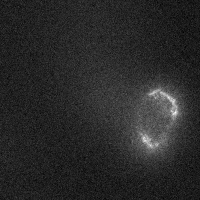
%> input picture test-data/image-stacks/tiff/xyz_chan1.tif, 200 x 200 px
$ octave --eval "result = farmReadProbabilityTiff('../../../../../test-data/image-stacks/tiff/xyz_chan1.tif');"   (GNU Octave 9; MATLAB toolbox functions it lacks are replaced by stand-ins)
%> lines starting %> are read from the running program, lines starting %| are printed output that depends on the picture
### APIs/ImageStackIO/src/imagestackio/farmReadTiff.m
function image = farmReadTiff(filePath, options)
%FARMREADTIFF Read a TIFF file and normalize it to [Y X Z C T] array order.
% Inputs:
%   filePath        Full input or output file path, including filename.
%   options         Optional scalar struct with the fields:
%                   SourceAxes = character vector or string scalar;
%                   Spacing = positive numeric three-element vector;
%                   SpacingUnit = character vector or string scalar;
% Outputs:
%   image           Image struct containing normalized Data, YXZCT axes and source metadata.

if nargin < 2 || isempty(options)
    options = struct();
end
if ~isstruct(options) || ~isscalar(options)
    error('imagestackio:InvalidOptions', ...
          'OPTIONS must be a scalar struct.');
end
filePath = localTextScalar(filePath, 'filePath');

fileInfo = imfinfo(filePath);
if isempty(fileInfo)
    error('imagestackio:EmptyTiff', 'The TIFF file has no readable pages.');
end
description = '';
if isfield(fileInfo(1), 'ImageDescription')
    description = fileInfo(1).ImageDescription;
end
imageJ = farmParseImageJDescription(description);
[spacing, spacingUnit, spacingSource] = farmResolveTiffSpacing( ...
                                                               options, fileInfo(1), imageJ);
metadataAxes = farmParseTiffAxisOrder(description);

[firstPage, colorMap] = imread(filePath, 1);
%> firstPage is the input picture: size 200x200 uint16; min 236, max 777, mean 325.2
%> colorMap = []
firstPageSize = size(firstPage);
%> firstPageSize = [200 200]
if numel(firstPageSize) > 3
    error('imagestackio:UnsupportedTiffPage', ...
          'TIFF pages must be two-dimensional grayscale or color images.');
end

numPages = numel(fileInfo);
if numPages == 1
    rawData = firstPage;
    if ndims(rawData) == 3
        inferredAxes = 'YXC';
    else
        inferredAxes = 'YX';
    end
else
    if ndims(firstPage) == 3
        rawData = zeros([firstPageSize numPages], 'like', firstPage);
        rawData(:, :, :, 1) = firstPage;
        for pageIndex = 2:numPages
            page = imread(filePath, pageIndex);
            if ~isequal(size(page), firstPageSize)
                error('imagestackio:InconsistentTiffPages', ...
                      'All TIFF pages must have the same dimensions.');
            end
            rawData(:, :, :, pageIndex) = page;
        end
        inferredAxes = '';
    else
        rawData = zeros([firstPageSize(1:2) numPages], 'like', firstPage);
        rawData(:, :, 1) = firstPage;
        for pageIndex = 2:numPages
            page = imread(filePath, pageIndex);
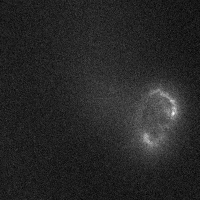
%> page: size 200x200 uint16; min 233, max 829, mean 325.1; drawn with min black and max white
            if ~isequal(size(page), firstPageSize(1:2))
                error('imagestackio:InconsistentTiffPages', ...
                      'All TIFF pages must have the same dimensions.');
            end
            rawData(:, :, pageIndex) = page;
        end
        inferredAxes = '';
%> inferredAxes = ''
    end
end

if isfield(options, 'SourceAxes') && ~isempty(options.SourceAxes)
    sourceAxes = localValidateAxes(options.SourceAxes);
    axisSource = 'options.SourceAxes';
    if ~isempty(metadataAxes) && ~strcmp(sourceAxes, metadataAxes)
        warning('imagestackio:SourceAxesOverridesMetadata', ...
                ['OPTIONS.SourceAxes (%s) differs from the TIFF ' ...
                 'MATLAB_AXIS_ORDER metadata (%s); using the explicit option.'], ...
                sourceAxes, metadataAxes);
    elseif imageJ.IsHyperstack
        warning('imagestackio:SourceAxesOverridesMetadata', ...
                ['OPTIONS.SourceAxes overrides the ImageJ hyperstack ' ...
                 'channel/slice/frame metadata.']);
    end
    [data, sourceDimensions] = farmNormalizeAxes(rawData, sourceAxes);
elseif imageJ.IsHyperstack
    if ndims(firstPage) ~= 2
        error('imagestackio:UnsupportedImageJColorPages', ...
              'ImageJ hyperstack pages must be grayscale for axis reconstruction.');
    end
    if imageJ.Channels * imageJ.Slices * imageJ.Frames ~= numPages
        error('imagestackio:ImageJPageCountMismatch', ...
              'ImageJ channel, slice, and frame counts do not match TIFF pages.');
    end
    sourceAxes = 'YXZCT';
    axisSource = 'ImageJ hyperstack metadata';
    sourceDimensions = [firstPageSize(1:2), imageJ.Slices, ...
                        imageJ.Channels, imageJ.Frames];
    pages = reshape(rawData, [firstPageSize(1:2) numPages]);
    pages = reshape(pages, [firstPageSize(1:2), imageJ.Channels, ...
                            imageJ.Slices, imageJ.Frames]);
    data = permute(pages, [1 2 4 3 5]);
    data = reshape(data, [firstPageSize(1:2), imageJ.Slices, ...
                          imageJ.Channels, imageJ.Frames]);
elseif ~isempty(metadataAxes)
    sourceAxes = metadataAxes;
    axisSource = 'TIFF MATLAB_AXIS_ORDER metadata';
    [data, sourceDimensions] = farmNormalizeAxes(rawData, sourceAxes);
elseif ~isempty(inferredAxes)
    sourceAxes = inferredAxes;
    axisSource = 'single-page TIFF layout';
    [data, sourceDimensions] = farmNormalizeAxes(rawData, sourceAxes);
elseif ndims(firstPage) == 2
    sourceAxes = 'YXZ';
    axisSource = 'default YXZ page stack';
    [data, sourceDimensions] = farmNormalizeAxes(rawData, sourceAxes);
else
    error('imagestackio:SourceAxesRequired', ...
          ['This color TIFF has multiple pages but no recognized axis metadata. ' ...
           'Set OPTIONS.SourceAxes explicitly, for example "YXCZ".']);
end

image = struct();
image.Data = data;
image.Axes = 'YXZCT';
image.SourceAxes = sourceAxes;
image.SourceAxesSource = axisSource;
image.SourceDimensions = sourceDimensions;
image.FilePath = filePath;
image.DatasetPath = '';
image.DatasetInfo = fileInfo;
image.Spacing = spacing;
image.SpacingUnit = spacingUnit;
image.SpacingSource = spacingSource;
image.Colormap = colorMap;
image.ImageJ = imageJ;
image.PageCount = numPages;
end

function value = localTextScalar(value, argumentName)
% Internal helper.
if isstring(value) && isscalar(value)
    value = char(value);
elseif ~ischar(value) || ~isrow(value)
    error('imagestackio:InvalidTextInput', ...
          '%s must be a character row vector or string scalar.', argumentName);
end
if isempty(value)
    error('imagestackio:EmptyTextInput', '%s cannot be empty.', argumentName);
end
end

% [17 lines left out: function localValidateAxes, not called in this run]

% -------------------------------------------------------------------------
% BEHAVIOR
% -------------------------------------------------------------------------
% FARMREADTIFF Read a TIFF file and normalize it to [Y X Z C T] array order.
%   IMAGE = farmReadTiff(FILEPATH, OPTIONS) reads a TIFF image or
%   stack and returns a struct with normalized data and source metadata.
%   OPTIONS is an optional struct. SourceAxes labels the dimensions of the
%   array assembled from TIFF pages before normalization. For a grayscale
%   page stack, examples include "YXZ" and "YXT". For ImageJ hyperstacks,
%   embedded dimensions are used by default. Spacing gives spatial sample
%   spacing in [Y X Z] order. SpacingUnit gives its unit, such as "um" or
%   "nm". Explicit options override embedded TIFF/ImageJ calibration. When
%   neither is available, spacing defaults to [1 1 1] in pixels.
%   Grayscale multipage TIFFs without axis metadata default to YXZ (Z pages).
%   Explicit SourceAxes or recognized metadata take precedence; specify YXT
%   for a metadata-free time stack. Single-page/color layouts are preserved.

### APIs/ImageStackIO/src/imagestackio/private/farmNormalizeAxes.m
function [data, sourceDimensions] = farmNormalizeAxes(data, sourceAxes)
%> called with sourceAxes = 'YXZ'
%FARMNORMALIZEAXES Reorder labeled image dimensions into [Y X Z C T].

canonicalAxes = 'YXZCT';
sourceAxes = upper(sourceAxes);
numSourceAxes = numel(sourceAxes);

if numSourceAxes < ndims(data)
    extraDimensions = arrayfun(@(dimension) size(data, dimension), ...
        numSourceAxes + 1:ndims(data));
    if any(extraDimensions ~= 1)
        error('imagestackio:SourceAxesDimensionCount', ...
            ['SourceAxes has %d labels, but the HDF5 array has additional ' ...
             'non-singleton dimensions.'], numSourceAxes);
    end
end

sourceDimensions = arrayfun(@(dimension) size(data, dimension), ...
    1:numSourceAxes);
%> sourceDimensions = [200 200 31]
data = reshape(data, sourceDimensions);

presentAxes = canonicalAxes(ismember(canonicalAxes, sourceAxes));
permutation = arrayfun(@(axis) find(sourceAxes == axis, 1), presentAxes);
data = permute(data, permutation);

canonicalDimensions = ones(1, numel(canonicalAxes));
for sourceIndex = 1:numSourceAxes
    canonicalIndex = find(canonicalAxes == sourceAxes(sourceIndex), 1);
    canonicalDimensions(canonicalIndex) = sourceDimensions(sourceIndex);
end
%> after the loop, canonicalDimensions = [200 200 31 1 1]
data = reshape(data, canonicalDimensions);
end

### APIs/ImageStackIO/src/imagestackio/private/farmParseImageJDescription.m
function metadata = farmParseImageJDescription(description)
%FARMPARSEIMAGEJDESCRIPTION Parse the channel/slice/frame fields in ImageJ tags.

metadata = struct('IsImageJ', false, 'IsHyperstack', false, ...
    'Channels', [], 'Slices', [], 'Frames', [], 'Mode', '', ...
    'Spacing', [], 'Unit', '');
if isstring(description) && isscalar(description)
    description = char(description);
end
if ~ischar(description) || isempty(description)
    return
end

metadata.IsImageJ = ~isempty(regexp(description, ...
    '(?m)^ImageJ=', 'once'));
if ~metadata.IsImageJ
    return
end
metadata.Channels = localReadPositiveInteger(description, 'channels');
metadata.Slices = localReadPositiveInteger(description, 'slices');
metadata.Frames = localReadPositiveInteger(description, 'frames');
metadata.IsHyperstack = ~isempty(regexp(description, ...
    '(?m)^hyperstack=true\s*$', 'once')) && ...
    ~isempty(metadata.Channels) && ~isempty(metadata.Slices) && ...
    ~isempty(metadata.Frames);
modeToken = regexp(description, '(?m)^mode=([^\r\n]+)', 'tokens', 'once');
if ~isempty(modeToken)
    metadata.Mode = modeToken{1};
end
metadata.Spacing = localReadPositiveScalar(description, 'spacing');
unitToken = regexp(description, '(?m)^unit=([^\r\n]+)', 'tokens', 'once');
if ~isempty(unitToken)
    metadata.Unit = strtrim(unitToken{1});
end
end

% [24 lines left out: functions localReadPositiveInteger, localReadPositiveScalar, not called in this run]

### APIs/ImageStackIO/src/imagestackio/private/farmParseTiffAxisOrder.m
function axes = farmParseTiffAxisOrder(description)
%FARMPARSETIFFAXISORDER Parse Image Stack I/O's axis marker from a TIFF comment.

axes = '';
if isstring(description) && isscalar(description)
    description = char(description);
end
if ~ischar(description) || isempty(description)
    return
end
token = regexp(description, ...
    '(?m)^MATLAB_AXIS_ORDER=([YXZCT]+)\s*$', 'tokens', 'once');
if isempty(token)
    return
end
candidate = upper(token{1});
if numel(unique(candidate)) == numel(candidate) && ...
        all(ismember('YX', candidate))
    axes = candidate;
end
end

### APIs/ImageStackIO/src/imagestackio/private/farmResolveTiffSpacing.m
function [spacing, spacingUnit, spacingSource] = farmResolveTiffSpacing(options, tiffInfo, imageJ)
%FARMRESOLVETIFFSPACING Resolve [Y X Z] calibration for a TIFF image.
%   Explicit options override embedded TIFF/ImageJ calibration. Missing
%   metadata components retain the unit-pixel default value of one.

spacing = [1 1 1];
spacingUnit = 'pixel';
hasMetadata = false;

if isfield(imageJ, 'Unit') && ~isempty(imageJ.Unit)
    spacingUnit = imageJ.Unit;
    hasMetadata = true;
else
    resolutionUnit = localResolutionUnit(tiffInfo);
    if ~isempty(resolutionUnit)
        spacingUnit = resolutionUnit;
        hasMetadata = true;
    end
end

% Treat resolution tags as spatial calibration only when the TIFF or
% ImageJ metadata also supplies a physical unit. Uncalibrated TIFF files
% commonly contain display-resolution tags that do not describe pixels.
hasSpatialUnit = ~strcmp(spacingUnit, 'pixel');
if hasSpatialUnit && isfield(tiffInfo, 'YResolution') && ...
        localPositiveScalar(tiffInfo.YResolution)
    spacing(1) = 1 / double(tiffInfo.YResolution);
    hasMetadata = true;
end
if hasSpatialUnit && isfield(tiffInfo, 'XResolution') && ...
        localPositiveScalar(tiffInfo.XResolution)
    spacing(2) = 1 / double(tiffInfo.XResolution);
    hasMetadata = true;
end
if isfield(imageJ, 'Spacing') && localPositiveScalar(imageJ.Spacing)
    spacing(3) = double(imageJ.Spacing);
    hasMetadata = true;
end

hasSpacingOption = isfield(options, 'Spacing') && ~isempty(options.Spacing);
hasUnitOption = isfield(options, 'SpacingUnit') && ~isempty(options.SpacingUnit);
if hasSpacingOption
    spacing = options.Spacing;
end
if hasUnitOption
    spacingUnit = options.SpacingUnit;
end
[spacing, spacingUnit] = farmParseSpacingOptions(struct( ...
    'Spacing', spacing, 'SpacingUnit', spacingUnit));

if hasSpacingOption || hasUnitOption
    spacingSource = 'options';
elseif hasMetadata
    spacingSource = 'TIFF/ImageJ metadata';
else
    spacingSource = 'default';
end
end

function tf = localPositiveScalar(value)
tf = isnumeric(value) && isreal(value) && isscalar(value) && ...
    isfinite(value) && value > 0;
end

function unit = localResolutionUnit(tiffInfo)
unit = '';
if ~isfield(tiffInfo, 'ResolutionUnit') || isempty(tiffInfo.ResolutionUnit)
    return
end
value = tiffInfo.ResolutionUnit;
if isstring(value) && isscalar(value)
    value = char(value);
end
if ~ischar(value)
    return
end
switch lower(strtrim(value))
    case {'inch', 'inches'}
        unit = 'inch';
    case {'centimeter', 'centimeters', 'cm'}
        unit = 'cm';
end
end

### APIs/ImageStackIO/src/imagestackio/private/farmParseSpacingOptions.m
function [spacing, spacingUnit] = farmParseSpacingOptions(options)
%FARMPARSESPACINGOPTIONS Validate spatial calibration loader options.
%   Spacing follows the canonical spatial axis order [Y X Z].

if isfield(options, 'Spacing') && ~isempty(options.Spacing)
    spacing = options.Spacing;
else
    spacing = [1 1 1];
end
if ~isnumeric(spacing) || ~isreal(spacing) || ~isvector(spacing) || ...
        numel(spacing) ~= 3 || any(~isfinite(spacing)) || any(spacing <= 0)
    error('imagestackio:InvalidSpacing', ...
        'OPTIONS.Spacing must be a three-element positive finite vector [Y X Z].');
end
spacing = reshape(double(spacing), 1, 3);

if isfield(options, 'SpacingUnit') && ~isempty(options.SpacingUnit)
    spacingUnit = options.SpacingUnit;
else
    spacingUnit = 'pixel';
end
if isstring(spacingUnit) && isscalar(spacingUnit)
    spacingUnit = char(spacingUnit);
end
if ~ischar(spacingUnit) || ~isrow(spacingUnit) || isempty(spacingUnit)
    error('imagestackio:InvalidSpacingUnit', ...
        'OPTIONS.SpacingUnit must be a nonempty character row vector or string scalar.');
end
if any(spacingUnit == newline) || any(spacingUnit == char(13))
    error('imagestackio:InvalidSpacingUnit', ...
        'OPTIONS.SpacingUnit cannot contain newline characters.');
end
end

### APIs/SegmentationTools/src/segmentationtools/io/farmReadProbabilityTiff.m
function [probabilities, image] = farmReadProbabilityTiff(filePath, options)
%FARMREADPROBABILITYTIFF Read a TIFF probability stack as [Y X Z C].
% Inputs:
%   filePath        Full input or output file path, including filename.
%   options         Optional scalar struct with the fields:
%                   SourceAxes = character vector or string scalar;
%                   TimeIndex = positive integer scalar;
%                   TimeAsChannels = logical scalar;
%                   Spacing = positive numeric three-element vector;
%                   SpacingUnit = character vector or string scalar;
% Outputs:
%   probabilities   One selected probability field in YXZC order.
%   image           Source image and selection metadata.

if nargin < 2 || isempty(options)
    options = struct();
end
if ~(isstruct(options) && isscalar(options))
    error('segmentationtools:InvalidOptions', ...
          'options must be a scalar struct.');
end
readOptions = options;
readOptions = localRemoveField(readOptions, 'TimeIndex');
readOptions = localRemoveField(readOptions, 'TimeAsChannels');
image = farmReadTiff(filePath, readOptions);
%> in farmReadTiff, `image.Colormap = colorMap;`: image.Colormap = []
data = image.Data;
numChannels = size(data, 4);
numTimes = size(data, 5);
timeAsChannels = localOption(options, 'TimeAsChannels', false);
if ~(islogical(timeAsChannels) && isscalar(timeAsChannels))
    error('segmentationtools:InvalidTimeAsChannels', ...
          'options.TimeAsChannels must be a logical scalar.');
end

if timeAsChannels
    if numChannels ~= 1
        error('segmentationtools:CannotReinterpretTime', ...
              'TimeAsChannels requires a singleton channel dimension.');
    end
    probabilities = reshape(data, size(data, 1), size(data, 2), ...
                            size(data, 3), numTimes);
elseif numTimes == 1
    probabilities = data(:, :, :, :, 1);
elseif isfield(options, 'TimeIndex') && ~isempty(options.TimeIndex)
    validateattributes(options.TimeIndex, {'numeric'}, ...
                       {'real', 'finite', 'scalar', 'integer', '>=', 1, '<=', numTimes}, ...
                       mfilename, 'options.TimeIndex');
    probabilities = data(:, :, :, :, options.TimeIndex);
else
    error('segmentationtools:TimeSelectionRequired', ...
          ['The TIFF contains %d time points. Set options.TimeIndex, or set ' ...
           'TimeAsChannels=true only when time pages actually represent classes.'], ...
          numTimes);
end
end

function value = localOption(options, name, defaultValue)
% Internal helper.
if isfield(options, name)
    value = options.(name);
else
    value = defaultValue;
end
end

function value = localRemoveField(value, name)
% Internal helper.
if isfield(value, name)
    value = rmfield(value, name);
end
end

% -------------------------------------------------------------------------
% BEHAVIOR
% -------------------------------------------------------------------------
% FARMREADPROBABILITYTIFF Read a TIFF probability stack as [Y X Z C].
%   This wrapper uses farmReadTiff, whose canonical representation
%   is [Y X Z C T]. ImageJ metadata is used when available. A TIFF with
%   channels and more than one time point requires OPTIONS.TimeIndex.
%
%   OPTIONS.SourceAxes is passed to farmReadTiff when metadata is
%   missing or must be overridden. OPTIONS.TimeIndex selects one timepoint.
%   OPTIONS.TimeAsChannels=false by default. When true, singleton-C YXZT
%   data is explicitly reinterpreted as YXZC. This is never done silently.
